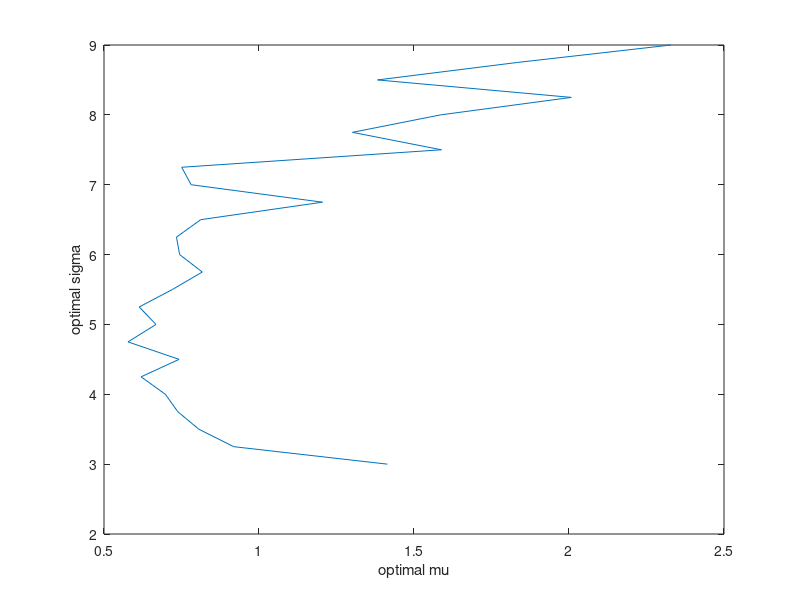

Source code (MATLAB):



r = 3.00;
n_of_rs = 25;
rs = linspace(3.00, 9.00, n_of_rs);
optimal_sigmas = zeros(n_of_rs, 1);
optimal_mus = zeros(n_of_rs, 1);
n=8;
lb = zeros(n, 1);

for r_index=1:n_of_rs
    % Generate new data
    
    
    f_vector = zeros(n, 1);
    e_vector = ones(n, 1);
    Corr=zeros(n,n);
    for i=1:n
        for j=1:n
            Corr(i,j)=(-1)^abs(i-j)/(abs(i-j)+1);
        end
    end
    sigma=zeros(n,1);
    mu=zeros(n,1);
    sigma(1)=2;
    mu(1)=3;
    for i=1:n-1
        sigma(i+1)=sigma(i)+2*rand;
        mu(i+1)=mu(i)+1;
    end
    D=diag(sigma);
    C2=D*Corr*D;
    C=0.5*(C2+C2');
    % Find optimal values with quadprog
	Aeq = [mu,e_vector]';
    beq = [rs(r_index); 1];
    [x,fval,exitflag,output,lambda] = quadprog(C,f_vector,[],[],Aeq,beq,lb);
    optimal_sigmas(r_index) = sqrt(fval);
    optimal_mus(r_index) = mu' * x;

end

optimal_sigmas
optimal_mus
plot(optimal_sigmas, optimal_mus)
xlabel('optimal mu')
ylabel('optimal sigma')
